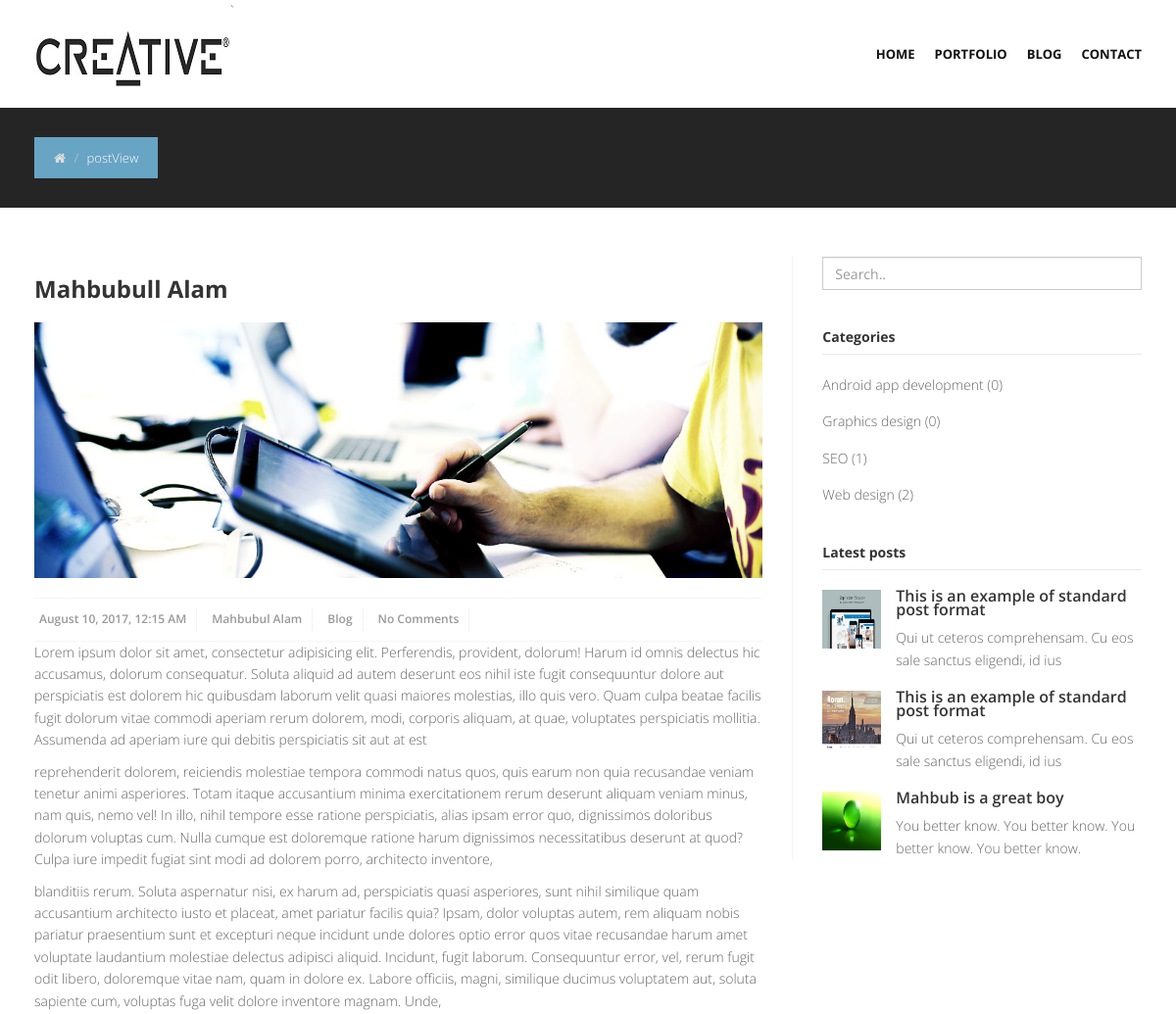
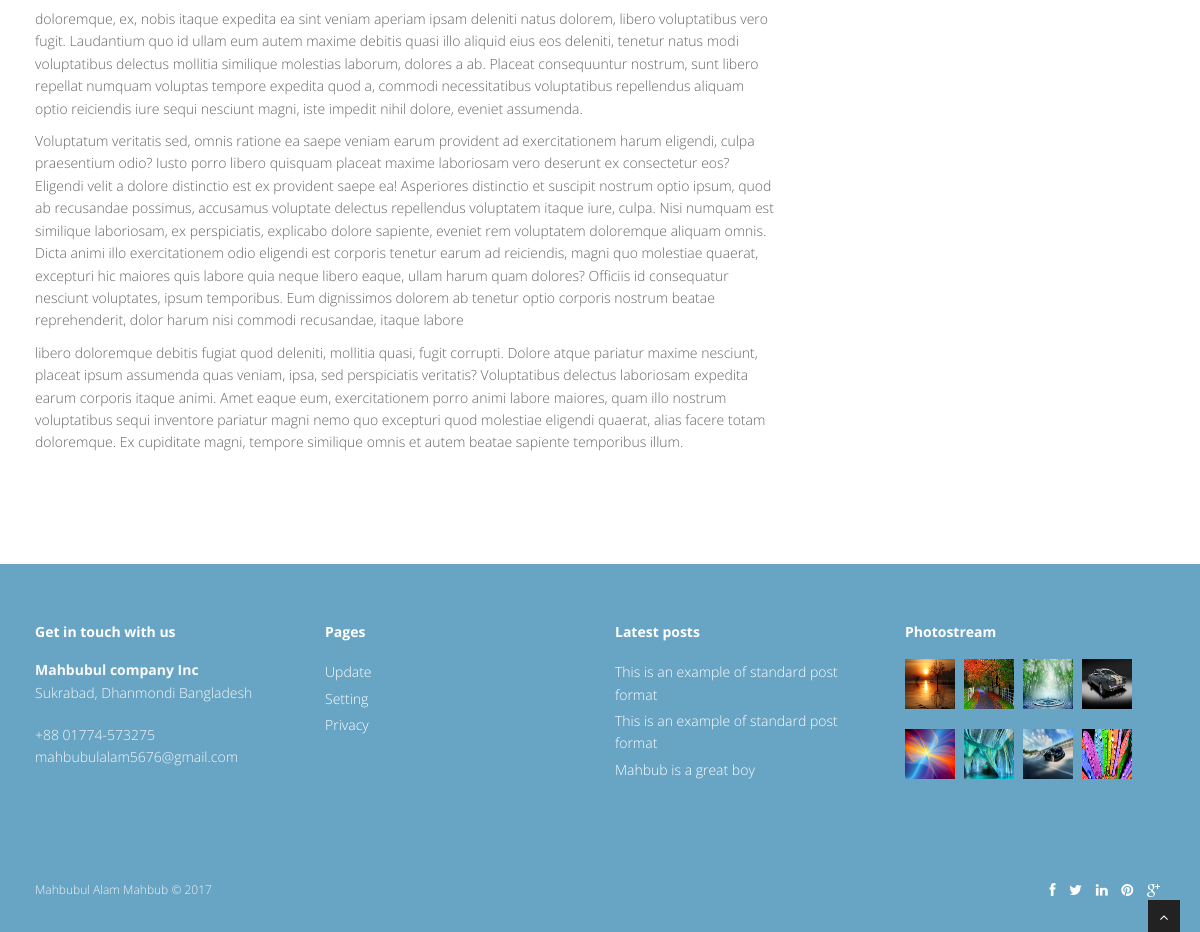
Screenshot of /postView.php?bannerId=4 with the database file from the repository (2 pictures, top to bottom).
### tables this page shows
CREATE TABLE `tbl_description` (
  `value` varchar(20) NOT NULL,
  `website_heading` varchar(100) NOT NULL,
  `companyName` varchar(40) NOT NULL,
  `companyAddress` varchar(70) NOT NULL,
  `companyPhone` varchar(35) NOT NULL,
  `companyEmail` varchar(35) NOT NULL,
  `copyright` varchar(30) NOT NULL,
  `facebookUrl` varchar(50) NOT NULL,
  `twitterUrl` varchar(50) NOT NULL,
  `linkedinUrl` varchar(50) NOT NULL,
  `pinterestUrl` varchar(50) NOT NULL,
  `googleplusUrl` varchar(50) NOT NULL,
  `websiteLogo` varchar(100) NOT NULL,
  `companyOwner` varchar(50) NOT NULL
);

CREATE TABLE `tbl_menu` (
  `menuId` int(11) NOT NULL,
  `menuName` varchar(50) NOT NULL,
  `menuUrl` varchar(60) NOT NULL,
  `menuUploaderId` int(3) NOT NULL,
  `menuStatus` int(2) NOT NULL,
  `menuUploadeDate` timestamp NOT NULL DEFAULT CURRENT_TIMESTAMP,
  `menuPosition` int(3) DEFAULT NULL
);

CREATE TABLE `tbl_banner` (
  `bannerId` int(11) NOT NULL,
  `bannerTitle` varchar(150) NOT NULL,
  `bannerDetails` text NOT NULL,
  `bannerImage` varchar(150) NOT NULL,
  `bannerCategory` int(5) NOT NULL,
  `bannerButton` varchar(50) NOT NULL,
  `bannerUploaderId` int(11) NOT NULL,
  `bannerUploaderName` varchar(50) NOT NULL,
  `bannerButtonUrl` varchar(120) NOT NULL,
  `bannerType` int(4) NOT NULL,
  `bannerUplodeDate` timestamp NOT NULL DEFAULT CURRENT_TIMESTAMP
);

CREATE TABLE `tbl_post_category` (
  `post_categoryId` int(11) NOT NULL,
  `post_categoryName` varchar(60) NOT NULL,
  `post_categoryStatus` tinyint(2) NOT NULL,
  `post_categoryCreationDate` timestamp NOT NULL DEFAULT CURRENT_TIMESTAMP
);

CREATE TABLE `tbl_post` (
  `post_postId` int(11) NOT NULL,
  `post_postTitle` varchar(150) NOT NULL,
  `post_postDetails` text NOT NULL,
  `post_categoryId` int(11) NOT NULL,
  `post_postButtonText` varchar(40) NOT NULL,
  `post_postUploader` varchar(50) NOT NULL,
  `post_postUploaderId` int(5) NOT NULL,
  `post_postImage` varchar(255) NOT NULL,
  `post_postUploadeDate` timestamp NOT NULL DEFAULT CURRENT_TIMESTAMP,
  `post_postComment` int(5) NOT NULL,
  `post_postStatus` tinyint(2) NOT NULL
);

CREATE TABLE `tbl_pageandfeature` (
  `pId` int(11) NOT NULL,
  `pTitle` varchar(110) NOT NULL,
  `pIconClass` varchar(40) NOT NULL,
  `pDetails` text NOT NULL,
  `pCategory` int(11) NOT NULL,
  `pStatus` int(11) NOT NULL,
  `pUploaderId` int(11) NOT NULL,
  `pUploaderName` varchar(25) NOT NULL,
  `pUploadedDate` timestamp NOT NULL DEFAULT CURRENT_TIMESTAMP
);

CREATE TABLE `tbl_gallery` (
  `galleryId` int(11) NOT NULL,
  `galleryImage` varchar(255) NOT NULL,
  `galleryURL` varchar(120) NOT NULL,
  `galleryImageUploadeTime` timestamp NOT NULL DEFAULT CURRENT_TIMESTAMP,
  `galleryUploaderId` int(3) NOT NULL,
  `galleryUploaderName` varchar(30) NOT NULL
);

### functions/function.php (called while the page is built, shortened)
<?php
    function getHeader(){
        require_once "inc/header.php";
    }
    function getBread(){
            require_once "inc/bread.php";
        }
    function getFooter(){
            require_once "inc/footer.php";
        }
    function getPart($addPart){
            include_once "inc/".$addPart;
        }
    function textShorten($text,$limit){
        $text = substr($text,0,$limit);
        $text = substr($text,0,strrpos($text,' '));
        return $text;
    }
    function formatDate($date){
         return date('F j, Y, g:i A',strtotime($date));
     }
?>

### postView.php (the view, shortened to what this page needs)
<?php require_once "functions/function.php";?>
<?php
    if(isset($_GET['postViewId']) && $_GET['postViewId'] != NULL){
        $postId = preg_replace('/[^-a-zA-Z0-9_]/', '', $_GET['postViewId']);
    }elseif(isset($_GET['catId']) && $_GET['catId'] != NULL){
        $catId = preg_replace('/[^-a-zA-Z0-9_]/', '', $_GET['catId']);
    }elseif(isset($_GET['bannerId']) && $_GET['bannerId'] != NULL){
        $bannerId = preg_replace('/[^-a-zA-Z0-9_]/', '', $_GET['bannerId']);
    }elseif(isset($_GET['pageId']) && $_GET['pageId'] != NULL){
        $pageId = preg_replace('/[^-a-zA-Z0-9_]/', '', $_GET['pageId']);
    }elseif(isset($_GET['featureId']) && $_GET['featureId'] != NULL){
        $featureId = preg_replace('/[^-a-zA-Z0-9_]/', '', $_GET['featureId']);
    }
    else{
        header("Location:404.php");
    }
?>
<?php  getHeader(); ?>
	<section id="content">
	<div class="container">
		<div class="row">
            <?php
            if(isset($postId)){
            ?>
                <div class="col-lg-8">
                 <?php
                   $postQuery = "SELECT * FROM tbl_post WHERE post_postId='$postId'";
                   $postResult = mysqli_query($con,$postQuery);
                   if($postResult){
                      while($post = $postResult->fetch_array()){
                          extract($post);
                 ?>
                    <article>
                            <div class="post-image">
                                <div class="post-heading">
                                    <h3><?=$post_postTitle;?></h3>
                                </div>
                                <img src="Admin/uploads/postImage/<?=$post_postImage;?>" alt="" />
                            </div>
                        <div class="bottom-article">
                            <ul class="meta-post">
                                <li><i class="icon-calendar"></i><a href="#"> <?=formatDate($post_postUploadeDate);?></a></li>
                                <li><i class="icon-user"></i><a href="#"> <?=$post_postUploader;?></a></li>
                                <li><i class="icon-folder-open"></i><a href="#"> Blog</a></li>
                                <li><i class="icon-comments"></i><a href="#">No Comments</a></li>
                            </ul>
                        </div>
                            <p><?=$post_postDetails;?></p>
                    </article>
                    <?php } }else{echo "Not post here";}?>
                </div>
           <?php }elseif(isset($bannerId)){?>
                <div class="col-lg-8">
                    <?php
                    $bannerQuery = "SELECT * FROM tbl_banner WHERE bannerId='$bannerId'";
                    $bannerResult = mysqli_query($con,$bannerQuery);
                    if($bannerResult){
                        $banner = $bannerResult->fetch_array();
                            extract($banner);
                            ?>
                            <article>
                                <div class="post-image">
                                    <div class="post-heading">
                                        <h3><?=$bannerTitle;?></h3>
                                    </div>
                                    <img src="Admin/uploads/bannerImage/<?=$bannerImage;?>" alt="" />
                                </div>
                                <div class="bottom-article">
                                    <ul class="meta-post">
                                        <li><i class="icon-calendar"></i><a href="#"> <?=formatDate($bannerUplodeDate);?></a></li>
                                        <li><i class="icon-user"></i><a href="#"> <?=$bannerUploaderName;?></a></li>
                                        <li><i class="icon-folder-open"></i><a href="#"> Blog</a></li>
                                        <li><i class="icon-comments"></i><a href="#">No Comments</a></li>
                                    </ul>
                                </div>
                                <?=$bannerDetails;?>
                            </article>
                        <?php  }else{echo "No banner here";}?>
                </div>
            <?php  }else{echo "Nothing";}?>
            <div class="col-lg-4">
                <aside class="right-sidebar">
                    <div class="widget">
                        <form class="form-search" action="searchView.php" method="post">
                            <input class="form-control" type="text" name="searchValue" placeholder="Search..">
                        </form>
                    </div>
            <?php getPart("postCategory.php"); ?>
            <?php getPart("postLatest.php"); ?>
<?php getFooter(); ?>

### inc/header.php (shortened to what this page needs)
<!DOCTYPE html>
<html lang="en">
<head>
<link href="css/bootstrap.min.css" rel="stylesheet" />
<link href="css/fancybox/jquery.fancybox.css" rel="stylesheet">
<link href="css/jcarousel.css" rel="stylesheet" />
<link href="css/flexslider.css" rel="stylesheet" />
<link href="css/style.css" rel="stylesheet" />
<link href="skins/default.css" rel="stylesheet" />
</head>
<body>
<div id="wrapper">
	<header>
        <div class="navbar navbar-default navbar-static-top">
            <div class="container">
                <div class="navbar-header">
                    <?php
                    global $con;
                    $query = "SELECT websiteLogo FROM tbl_description WHERE value='logo'";
                        $logoResult = mysqli_query($con,$query);
                        $result = mysqli_fetch_array($logoResult);
                    ?>`
                    <a class="navbar-brand" href="index.php"><img src="Admin/uploads/<?=$result['websiteLogo'];?>" alt="" style="height: 60px;width: 200px;"></a>
                </div>
                <div class="navbar-collapse collapse ">
                    <ul class="nav navbar-nav">
                       <?php
                            $query = "SELECT * FROM tbl_menu where menuStatus='2' ORDER BY menuPosition ASC";
                            $result = mysqli_query($con,$query)->fetch_all(MYSQLI_ASSOC);
                            if($result){
                                foreach($result as $menu){
                         ?>
                        <li><a href="<?=$menu['menuUrl'];?>"><?=$menu['menuName'];?></a></li>
                        <?php } } ?>
                    </ul>
                </div>
            </div>
        </div>
	</header>

### inc/postCategory.php
<div class="widget">
    <h5 class="widgetheading">Categories</h5>
    <ul class="cat">
        <?php
        global $con;
        $catQuery = "SELECT * FROM tbl_post_category WHERE post_categoryStatus='2' ORDER BY post_categoryName";
        $result = mysqli_query($con,$catQuery);
        $fetchResult = mysqli_fetch_all($result);
        if($fetchResult){
            foreach($result as $category){
                $inCatId = $category['post_categoryId'];
                $postCountQuery = "SELECT post_postId from tbl_post where post_categoryId='$inCatId'";
                $countResult = mysqli_query($con,$postCountQuery);
                $count = mysqli_num_rows($countResult);
                ?>
                <li><i class="icon-angle-right"></i><a href="postView.php?catId=<?=$category['post_categoryId'];?>"><?=$category['post_categoryName'];?></a><span> (<?=$count;?>)</span></li>
            <?php } }else{
            echo "No category found!";
        } ?>
    </ul>
</div>

### inc/postLatest.php
<div class="widget">
    <h5 class="widgetheading">Latest posts</h5>
    <ul class="recent">
        <?php
        global $con;
        $postQuery = "SELECT * FROM tbl_post WHERE post_postStatus='2' ORDER BY post_postId DESC LIMIT 3";
        $postResult = mysqli_query($con,$postQuery);
        if($postResult){
            while($post = $postResult->fetch_array()){
                extract($post);
                ?>
                <li>
                    <a href="#"><img src="Admin/uploads/postImage/<?=$post_postImage;?>" class="pull-left" alt="" style="width:60px;height:60px;"/></a>
                    <h6><a href="postView.php?postViewId=<?=$post_postId;?>"><?=$post_postTitle;?></a></h6>
                    <p>
                        <?=textShorten($post_postDetails,70);?>
                    </p>
                </li>
            <?php } } ?>
    </ul>
</div>
</aside>
</div>
</div>
</div>
</section>

### inc/footer.php (shortened to what this page needs)
	<footer>
	<div class="container">
		<div class="row">
			<div class="col-lg-3">
				<div class="widget">
					<h5 class="widgetheading">Get in touch with us</h5>
					<?php
                         global $con;
                         $query = "SELECT * FROM tbl_description WHERE value='company_details' or value='copyright' or value='social_url'";
                         $adminResult = mysqli_query($con,$query);
                         if($adminResult){
                             $result = mysqli_fetch_array($adminResult);
                             extract($result);
                    ?>
					<address>
					<strong><?=$companyName;?></strong><br>
					 <?=$companyAddress;?> </address>
					<p>
						<i class="icon-phone"></i> <?=$companyPhone;?> <br>
						<i class="icon-envelope-alt"></i> <?=$companyEmail;?>
					</p>
					<?php } ?>
				</div>
			</div>
			<div class="col-lg-3">
				<div class="widget">
					<h5 class="widgetheading">Pages</h5>
					<ul class="link-list">
                        <?php
                            $query = "SELECT * FROM tbl_pageandfeature WHERE pStatus='2' and pCategory='2' ORDER BY pId DESC LIMIT 4";
                            $result = mysqli_query($con,$query)->fetch_all(MYSQLI_ASSOC);
                            if($result){
                                foreach($result as $page){
                                extract($page);
                        ?>
						<li><a href="postView.php?pageId=<?=$pId;?>"><?=$pTitle;?></a></li>
						<?php } } ?>
					</ul>
				</div>
			</div>
			<div class="col-lg-3">
				<div class="widget">
					<h5 class="widgetheading">Latest posts</h5>
					<ul class="link-list">
					    <?php
                           $postQuery = "SELECT * FROM tbl_post WHERE post_postStatus='2' ORDER BY post_postId DESC LIMIT 3";
                           $postResult = mysqli_query($con,$postQuery);
                           if($postResult){
                              while($post = $postResult->fetch_array()){
                                  extract($post);
                         ?>
						<li><a href="postView.php?postViewId=<?=$post_postId;?>"><?=$post_postTitle;?></a></li>
						<?php } }else{echo "";} ?>
					</ul>
				</div>
			</div>
			<div class="col-lg-3">
				<div class="widget">
					<h5 class="widgetheading">Photostream</h5>
					<div class="flickr_badge">
						<ul class="gallery">
                            <?php
                               $galleryQuery = "SELECT * FROM tbl_gallery ORDER BY galleryId DESC LIMIT 8";
                               $galleryResult = mysqli_query($con,$galleryQuery);
                               if($galleryResult){
                                  while($gallery = $galleryResult->fetch_array()){
                                      extract($gallery);
                             ?>
						    <li><a href="<?=$galleryURL;?>" title="Facebook <?=$galleryUploaderName;?>"><img src="Admin/uploads/galleryImage/<?=$galleryImage;?>" alt=""></a></li>
						    <?php } }else{echo "";} ?>
						</ul>
					</div>
				</div>
			</div>
		</div>
	</div>
	<div id="sub-footer">
		<div class="container">
			<div class="row">
				<div class="col-lg-6">
					<div class="copyright">
					    <?php
                         $query = "SELECT * FROM tbl_description WHERE value='copyright'";
                         $cResult = mysqli_query($con,$query);
                         if($cResult){
                             $result = mysqli_fetch_array($cResult);
                             extract($result);
                    ?>
						<p>
                            <span><?=$copyright." ".'&copy;'." ".date("Y");?>
						</p>
						<?php } ?>
					</div>
				</div>
				<div class="col-lg-6">
					<ul class="social-network">
					<?php
                         $query = "SELECT * FROM tbl_description WHERE value='social_url'";
                         $sResult = mysqli_query($con,$query);
                         if($sResult){
                             $result = mysqli_fetch_array($sResult);
                             extract($result);
                    ?>
						<li><a href="<?=$facebookUrl;?>" data-placement="top" title="Facebook"><i class="fa fa-facebook"></i></a></li>
						<li><a href="<?=$twitterUrl;?>" data-placement="top" title="Twitter"><i class="fa fa-twitter"></i></a></li>
						<li><a href="<?=$linkedinUrl;?>" data-placement="top" title="Linkedin"><i class="fa fa-linkedin"></i></a></li>
						<li><a href="<?=$pinterestUrl;?>" data-placement="top" title="Pinterest"><i class="fa fa-pinterest"></i></a></li>
						<li><a href="<?=$googleplusUrl;?>" data-placement="top" title="Google plus"><i class="fa fa-google-plus"></i></a></li>
					</ul>
					<?php } ?>
				</div>
			</div>
		</div>
	</div>
	</footer>
</div>
<a href="#" class="scrollup"><i class="fa fa-angle-up active"></i></a>
</body>
</html>

### rows the page displays
tbl_description: websiteLogo (picture)
tbl_menu: menuName "HOME"
tbl_menu: menuName "PORTFOLIO"
tbl_menu: menuName "BLOG"
tbl_menu: menuName "CONTACT"
tbl_banner: bannerTitle "Mahbubull Alam", bannerImage (picture), bannerUplodeDate "August 10, 2017, 12:15 AM", bannerUploaderName "Mahbubul Alam", bannerDetails "Lorem ipsum dolor sit amet, consectetur adipisicing elit. Perferendis, provident, dolorum! Harum id omnis delectus hic accusamus, dolorum consequatur. Soluta aliquid ad autem deserunt eos nihil iste fugit consequuntur dolore aut perspiciatis est dolorem hic quibusdam laborum velit quasi maiores molestias, illo quis vero. Quam culpa beatae facilis fugit dolorum vitae commodi aperiam rerum dolorem, modi, corporis aliquam, at quae, voluptates perspiciatis mollitia. Assumenda ad aperiam iure qui debitis perspiciatis sit aut at est reprehenderit dolorem, reiciendis molestiae tempora commodi natus quos, quis earum non quia recusandae veniam tenetur animi asperiores. Totam itaque accusantium…"
tbl_post_category: post_categoryName "Android app development", count "0"
tbl_post_category: post_categoryName "Graphics design", count "0"
tbl_post_category: post_categoryName "SEO", count "1"
tbl_post_category: post_categoryName "Web design", count "2"
tbl_post: post_postImage (picture), post_postTitle "This is an example of standard post format", post_postDetails "Qui ut ceteros comprehensam. Cu eos sale sanctus eligendi, id ius"
tbl_post: post_postImage (picture), post_postTitle "This is an example of standard post format", post_postDetails "Qui ut ceteros comprehensam. Cu eos sale sanctus eligendi, id ius"
tbl_post: post_postImage (picture), post_postTitle "Mahbub is a great boy", post_postDetails "You better know. You better know. You better know. You better know."
tbl_description: companyName "Mahbubul company Inc", companyAddress "Sukrabad, Dhanmondi Bangladesh", companyPhone "+88 01774-573275", companyEmail "mahbubulalam5676@gmail.com"
tbl_pageandfeature: pTitle "Update"
tbl_pageandfeature: pTitle "Setting"
tbl_pageandfeature: pTitle "Privacy"
tbl_gallery: galleryImage (picture)
tbl_gallery: galleryImage (picture)
tbl_gallery: galleryImage (picture)
tbl_gallery: galleryImage (picture)
tbl_gallery: galleryImage (picture)
tbl_gallery: galleryImage (picture)
tbl_gallery: galleryImage (picture)
tbl_gallery: galleryImage (picture)
tbl_description: copyright "Mahbubul Alam Mahbub"

### other values shown
getCurrentPage() "postView"
